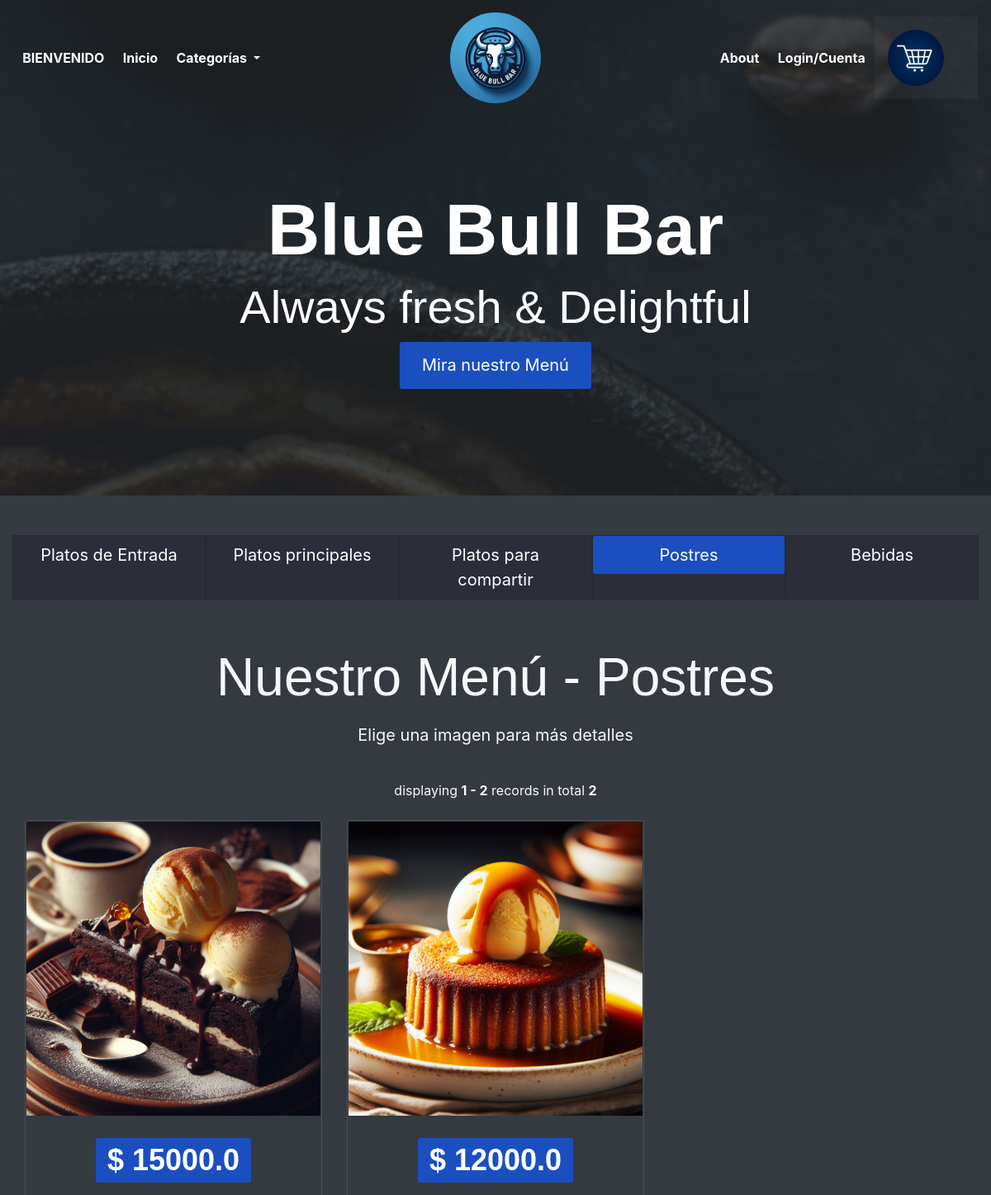
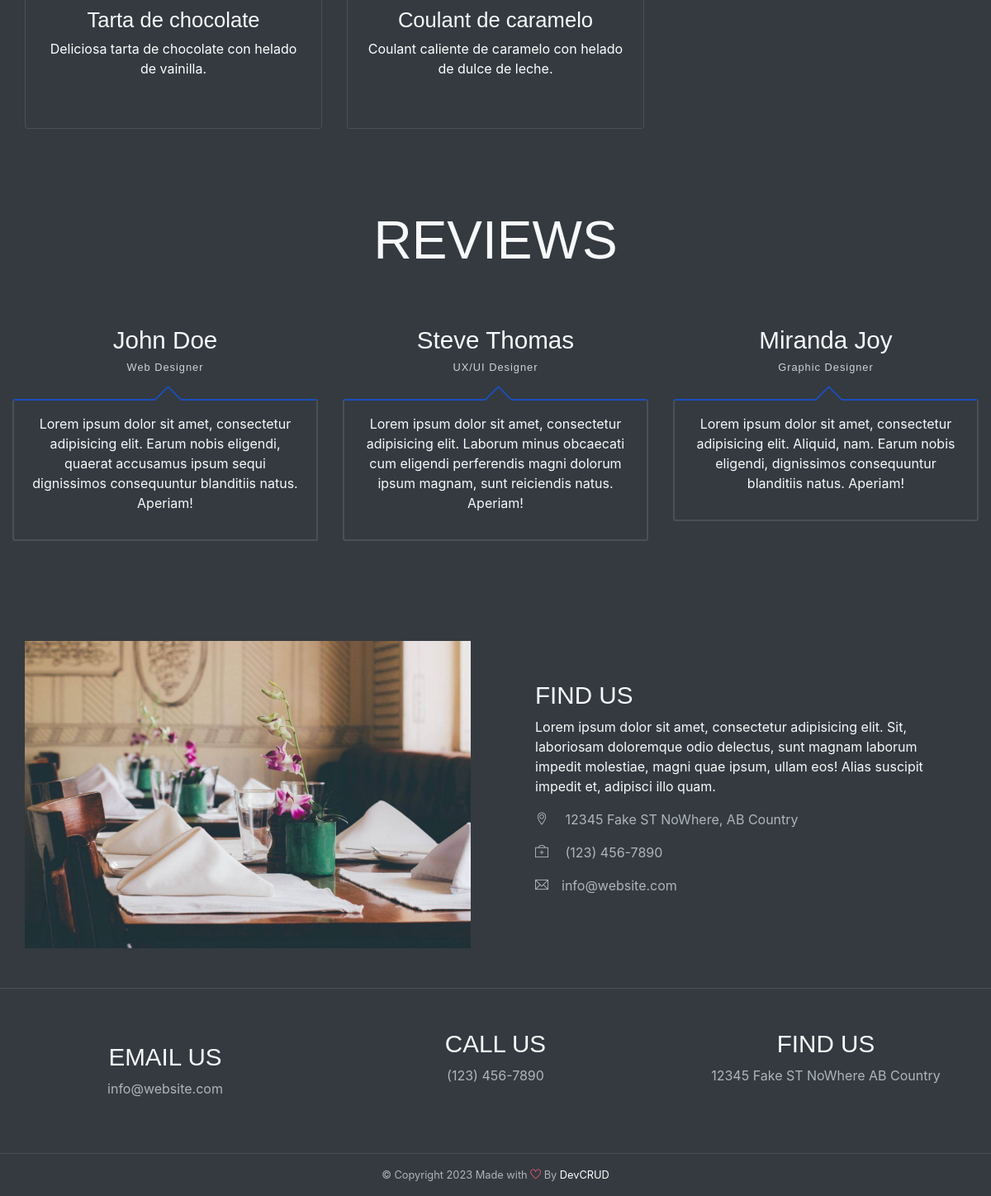
The page /categoria/Postre on the database its author committed (2 pictures, top to bottom).
### tables this page shows
CREATE TABLE Menu (
            id INTEGER PRIMARY KEY,
            nombre TEXT NOT NULL,
            descripcion TEXT,
            precio REAL NOT NULL,
            categoria TEXT NOT NULL,
            imagen TEXT NOT NULL
        );

### app/inicio/routes.py (the view)
@inicio_bp.route('/categoria/<categoria>')
def platos_por_categoria(categoria):
    page = request.args.get('page', 1, type=int)
    offset = (page - 1) * PER_PAGE
    menu=obtener_por_categoria(categoria,offset)
    total_items =obtener_total_menu(categoria)
    pagination = Pagination(page=page, total=total_items, per_page=PER_PAGE, bs_version=4,
        display_msg="Mostrando {start} - {end} de {total} registros en total")
    if categoria=='Entrada':
        cat='Platos de Entrada'
    elif categoria=='Principal':
        cat='Platos Principales'
    elif categoria=='Compartir':
        cat='Platos para Compartir'
    elif categoria=='Postre':
        cat='Postres'
    elif categoria=='Bebida':
        cat='Bebidas'
    else:
        abort(404)
    usuario=None
    if 'email' in session:
        email_usuario=session['email']
        usuario=obtener_por_email(email_usuario)
    cart=obtener_carrito()
    return render_template('inicio.html',usuario=usuario,categoria=cat,menu=menu, total_items_cart=cart.total_items(), pagination=pagination)

### app/models/cart.py (called while the page is built)
    def total_items(self):
        total=0
        for item in self.items:
            total+=item.cantidad
        return total

    def to_dict(self):
        return {
            'items': [
                {
                    'item_id': item.item_id,
                    'cantidad': item.cantidad,
                    'precio_cantidad': item.precio_cantidad
                }
                for item in self.items
            ]
        }

### app/services/cart.py (called while the page is built)
def obtener_carrito():
    if 'cart' not in session:
        cart = Cart()
        session['cart'] = cart.to_dict()
    else:
        cart = Cart.from_dict(session['cart'])
    return cart

### app/services/menu_service.py (called while the page is built)
def obtener_total_menu(opcion):
    try:
        db_path = current_app.config['DATABASE_URI'].replace('sqlite:///', '')
        conn = sqlite3.connect(db_path)
        cursor = conn.cursor()
        if opcion=='all':
            cursor.execute("SELECT COUNT(*) FROM Menu")
        else:
            cursor.execute(f"SELECT COUNT(*) FROM Menu where categoria='{opcion}'")
        total_items = cursor.fetchone()[0]
        conn.close()
        return total_items
    except Exception as e:
        print("Error al obtener el menu: ", str(e))
        raise e

def obtener_por_categoria(categoria,offset=0):
    db_path = current_app.config['DATABASE_URI'].replace('sqlite:///', '')
    conn = sqlite3.connect(db_path)
    cursor = conn.cursor()
    query = f"SELECT * FROM Menu WHERE categoria='{categoria}' LIMIT {PER_PAGE} OFFSET {offset}"
    cursor.execute(query)
    items = [MenuItem(*row) for row in cursor.fetchall()]
    conn.close()
    return items

### app/inicio/templates/inicio.html (shortened to what this page needs)
{% extends "base.html"%}
{% block content %}
<header id="home" class="header">
    <div class="overlay text-white text-center"><br><br>
        <h1 class="display-2 font-weight-bold  mt-5">Blue Bull Bar</h1>
        <h2 class="display-4 mb-2">Always fresh &amp; Delightful</h2>
        <a class="btn btn-lg btn-primary" href="#menu">Mira nuestro Menú</a>
    </div>
</header>
<div id="menu" class="container-fluid bg-dark text-light py-5 text-center wow fadeIn">
    <div class="row justify-content-center">
        <div class="col-sm-12 col-md-12 mb-5">
            <ul class="nav nav-pills nav-justified" id="pills-tab" role="tablist">
                <li class="nav-item"
                    style="font-size: 15pt; color: #fff; border: solid 0.1px rgba(0,0,0,0.1); background-color: #08032033; ">
                    <a class="nav-link {% if categoria == 'Platos de Entrada' %}active{% endif %}"
                        href="{{url_for('inicio.platos_por_categoria', categoria='Entrada')}}">Platos de Entrada</a>
                </li>
                <li class="nav-item"
                    style="font-size: 15pt; color: #fff; border: solid 0.1px rgba(0,0,0,0.1); background-color: #08032033; ">
                    <a class="nav-link {% if categoria == 'Platos Principales' %}active{% endif %}"
                        href="{{url_for('inicio.platos_por_categoria', categoria='Principal')}}">Platos
                        principales</a>
                </li>
                <li class="nav-item"
                    style="font-size: 15pt; color: #fff; border: solid 0.1px rgba(0,0,0,0.1); background-color: #08032033; ">
                    <a class="nav-link {% if categoria == 'Platos para Compartir' %}active{% endif %}"
                        href="{{url_for('inicio.platos_por_categoria', categoria='Compartir')}}">Platos para
                        compartir</a>
                </li>
                <li class="nav-item"
                    style="font-size: 15pt; color: #fff; border: solid 0.1px rgba(0,0,0,0.1); background-color: #08032033; ">
                    <a class="nav-link {% if categoria == 'Postres' %}active{% endif %}"
                        href="{{url_for('inicio.platos_por_categoria', categoria='Postre')}}">Postres</a>
                </li>
                <li class="nav-item"
                    style="font-size: 15pt; color: #fff; border: solid 0.1px rgba(0,0,0,0.1); background-color: #08032033; ">
                    <a class="nav-link {% if categoria == 'Bebidas' %}active{% endif %}"
                        href="{{url_for('inicio.platos_por_categoria', categoria='Bebida')}}">Bebidas</a>
                </li>
            </ul>
        </div>
    </div>
    <div class="tab-content" id="pills-tabContent">
        <h2 class="section-title py-2">Nuestro Menú - {{categoria}}</h2>
        <p style="font-size: 15pt;">Elige una imagen para más detalles</p>
        <br>
        <div class="tab-pane fade show active" id="foods" role="tabpanel" aria-labelledby="pills-home-tab">
            <div class="text-center">
                {{ pagination.info }}
            </div>
            <br>
            <div class="row gallary">
                {% for item_menu in menu %}
                <div class="col-md-4">
                    <div class="card bg-transparent border my-3 my-md-0">
                        <div class="gallary-item wow fadeIn">
                            {% if item_menu.imagen.startswith('http') %}
                            <img src="{{ item_menu.imagen }}" alt="template by DevCRID http://www.devcrud.com/"
                                class="rounded-0 card-img-top mg-responsive gallary-img">
                            {% else %}
                            <img src="{{ url_for('static', filename='img/menu/' + item_menu.imagen) }}"
                                alt="template by DevCRID http://www.devcrud.com/"
                                class="rounded-0 card-img-top mg-responsive gallary-img">
                            {% endif %}
                        </div>
                        <div class="card-body" style="height: 250px; overflow: hidden;">
                            <h1 class="text-center mb-4"><a href="#" class="badge badge-primary">$ {{ item_menu.precio
                                    }}</a></h1>
                            <h4 class="pt20 pb20">{{ item_menu.nombre }}</h4>
                            <p class="text-white">{{ item_menu.descripcion }}</p>
                        </div>
                    </div>
                </div>
                {% endfor %}
            </div>
        </div>
    </div>
</div>
<div id="testmonial" class="container-fluid wow fadeIn bg-dark text-light has-height-lg middle-items">
    <h2 class="section-title my-5 text-center">REVIEWS</h2>
    <div class="row mt-3 mb-5">
        <div class="col-md-4 my-3 my-md-0">
            <div class="testmonial-card">
                <h3 class="testmonial-title">John Doe</h3>
                <h6 class="testmonial-subtitle">Web Designer</h6>
                <div class="testmonial-body">
                    <p>Lorem ipsum dolor sit amet, consectetur adipisicing elit. Earum nobis eligendi, quaerat
                        accusamus ipsum sequi dignissimos consequuntur blanditiis natus. Aperiam!</p>
                </div>
            </div>
        </div>
        <div class="col-md-4 my-3 my-md-0">
            <div class="testmonial-card">
                <h3 class="testmonial-title">Steve Thomas</h3>
                <h6 class="testmonial-subtitle">UX/UI Designer</h6>
                <div class="testmonial-body">
                    <p>Lorem ipsum dolor sit amet, consectetur adipisicing elit. Laborum minus obcaecati cum
                        eligendi perferendis magni dolorum ipsum magnam, sunt reiciendis natus. Aperiam!</p>
                </div>
            </div>
        </div>
        <div class="col-md-4 my-3 my-md-0">
            <div class="testmonial-card">
                <h3 class="testmonial-title">Miranda Joy</h3>
                <h6 class="testmonial-subtitle">Graphic Designer</h6>
                <div class="testmonial-body">
                    <p>Lorem ipsum dolor sit amet, consectetur adipisicing elit. Aliquid, nam. Earum nobis eligendi,
                        dignissimos consequuntur blanditiis natus. Aperiam!</p>
                </div>
            </div>
        </div>
    </div>
</div>
{% endblock %}

### rows shown on the page
Menu: imagen (picture), precio "15000.0", nombre "Tarta de chocolate", descripcion "Deliciosa tarta de chocolate con helado de vainilla."
Menu: imagen (picture), precio "12000.0", nombre "Coulant de caramelo", descripcion "Coulant caliente de caramelo con helado de dulce de leche."

### other values the page prints
{{ categoria }} "Postres"
{{ pagination.info }} "displaying 1 - 2 records in total 2"
